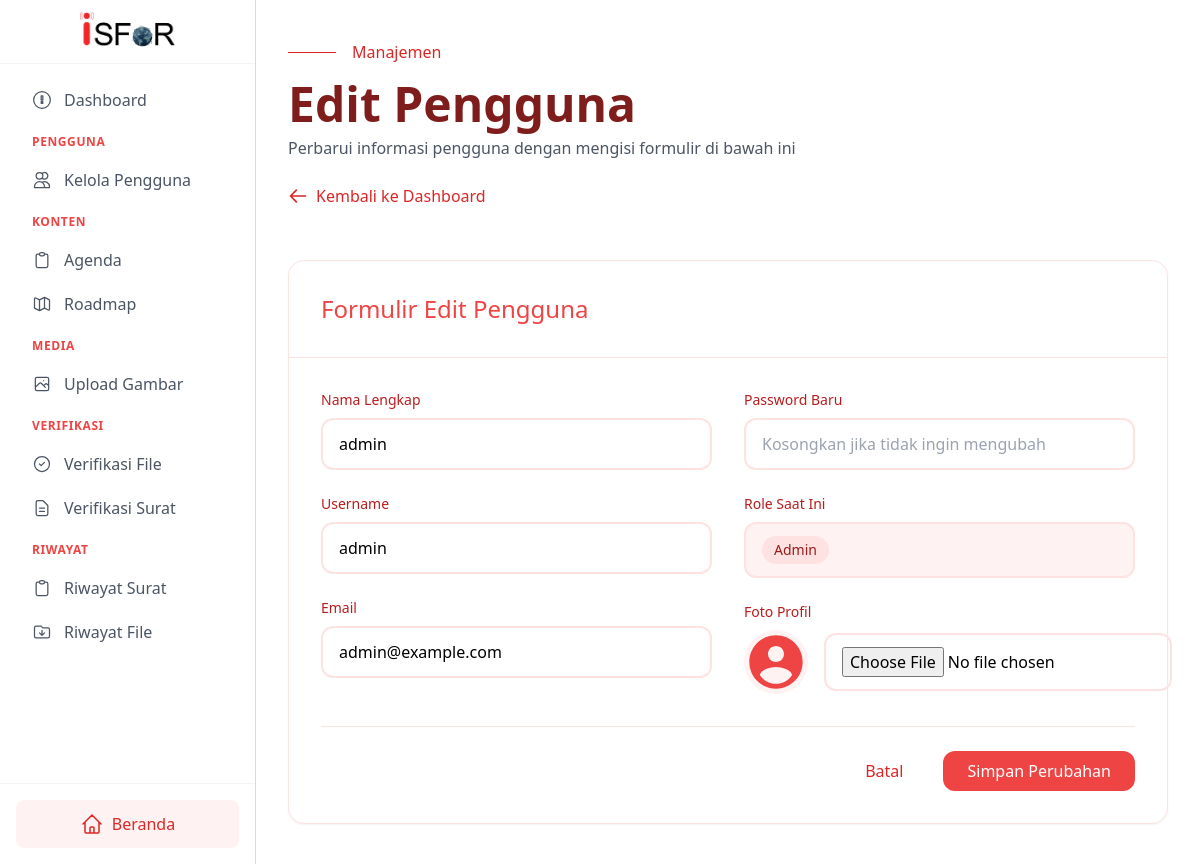
Screenshot of /php/public/User/editView/1 (signed in) with the database file from the repository.
### tables this page shows
CREATE TABLE `users` (
  `user_id` int NOT NULL,
  `name` varchar(100) NOT NULL,
  `username` varchar(50) NOT NULL,
  `email` varchar(100) NOT NULL,
  `profile_picture` varchar(255) DEFAULT NULL,
  `password` varchar(255) NOT NULL,
  `role_id` int NOT NULL
);

### php/app/core/Controller.php (called while the page is built, shortened)
<?php
class Controller{
    public function view($view, $data = []){
        require_once '../app/views/' . $view . '.php';
    }
    public function model($model){
        return new $model;
    }
}

### php/app/core/App.php (called while the page is built, shortened)
<?php
class App {
    protected $method = 'index';
    protected $params = [];
    public function __construct() {
        $url = $this->parseURL();
        if (isset($url[0])) {
            if (file_exists('../app/controllers/' . $url[0] . '.php')) {
                unset($url[0]);
            }
        }
        $this->controller = new $this->controller;
        if (isset($url[1])) {
            if (method_exists($this->controller, $url[1])) {
                $this->method = $url[1];
                unset($url[1]);
            }
        }
        if (!empty($url)) {
            $this->params = array_values($url);
        }
        call_user_func_array([$this->controller, $this->method], $this->params);
    }
    public function parseURL() {
        if (isset($_GET['url'])) {
            $url = rtrim($_GET['url'], '/');
            $url = filter_var($url, FILTER_SANITIZE_URL);
            $url = explode('/', $url);
            return $url;
        }
        return [];
    }
}

### php/public/index.php (called while the page is built, shortened)
<?php
$app = new App;

### php/app/core/Database.php (called while the page is built, shortened)
<?php
class Database
{
    private $host = DB_HOST;
    private $user = DB_USER;
    private $pass = DB_PASS;
    private $db_name = DB_NAME;
    private $dbh;
    private $stmt;
    public function __construct()
    {
        $dsn = "mysql:host={$this->host};dbname={$this->db_name};charset=utf8mb4";
        $options = [
            PDO::ATTR_ERRMODE => PDO::ERRMODE_EXCEPTION,
        ];
        try {
            $this->dbh = new PDO($dsn, $this->user, $this->pass, $options);
        } catch (PDOException $e) {
            die("Koneksi gagal: " . $e->getMessage());
        }
    }
    public function query($query)
    {
        $this->stmt = $this->dbh->prepare($query);
    }
    public function bind($param, $value, $type = null)
    {
        if (is_null($type)) {
            switch (true) {
                default:
                    $type = PDO::PARAM_STR;
            }
        }
        $this->stmt->bindValue($param, $value, $type);
    }
    public function execute()
    {
        $this->stmt->execute();
    }
    public function single()
    {
        $this->execute();
        return $this->stmt->fetch(PDO::FETCH_ASSOC);
    }
}

### php/app/models/UsersModel.php (called while the page is built, shortened)
<?php
class UsersModel
{
    private $db;
    public function __construct()
    {
        $this->db = new Database;
    }
    public function getUserById($id)
    {
        $query = "SELECT * FROM users WHERE user_id = :user_id";
        $this->db->query($query);
        $this->db->bind(':user_id', $id);
        return $this->db->single();
    }
}

### php/app/views/admin/editUser.php (the view, shortened to what this page needs)
<!DOCTYPE html>
<html lang="en" class="scroll-smooth">
<head>
    <link rel="stylesheet" href="<?= CSS; ?>/admin/edit-user.css">
    <link href="https://cdn.jsdelivr.net/npm/tailwindcss@2.2.19/dist/tailwind.min.css" rel="stylesheet">
</head>
<body class="bg-white">
<?php include_once '../app/views/assets/components/AdminDashboard/sidebar.php'; ?>
<div class="flex-1 min-h-screen ml-64">
    <main class="py-10 px-8">
        <div class="max-w-7xl mx-auto mb-12 form-element">
            <div class="flex items-center space-x-4 mb-4">
                <span class="h-px w-12 bg-red-600"></span>
                <span class="text-red-600 font-medium">Manajemen</span>
            </div>
            <h1 class="text-5xl font-bold text-red-900 mb-2">Edit Pengguna</h1>
            <p class="text-gray-600 mt-2 max-w-lg">Perbarui informasi pengguna dengan mengisi formulir di bawah ini</p>
            <a href="<?= BASEURL; ?>/dashboardAdmin"
               class="back-button mt-6 inline-flex items-center space-x-2 text-red-600 hover:text-red-700">
                <svg class="w-5 h-5" fill="none" stroke="currentColor" viewBox="0 0 24 24">
                    <path stroke-linecap="round" stroke-linejoin="round" stroke-width="2"
                          d="M10 19l-7-7m0 0l7-7m-7 7h18"/>
                </svg>
                <span>Kembali ke Dashboard</span>
            </a>
        </div>
        <div class="modern-card bg-white rounded-2xl shadow-sm max-w-4xl mx-auto border border-red-100">
            <div class="p-8 border-b border-red-100">
                <h2 class="text-2xl font-light text-red-500">Formulir Edit Pengguna</h2>
            </div>
            <form id="editUserForm" action="<?= BASEURL; ?>/User/edit" method="POST" class="p-8"
                  enctype="multipart/form-data">
                <div class="grid grid-cols-1 md:grid-cols-2 gap-8">
                    <div class="space-y-6">
                        <div class="form-element">
                            <label class="block text-sm font-medium text-red-700 mb-2">Nama Lengkap</label>
                            <input type="text" name="name" value="<?= $data['user']['name'] ?>" required
                                   class="input-modern w-full px-4 py-3 border-2 border-red-100 rounded-xl">
                        </div>
                        <div class="form-element">
                            <label class="block text-sm font-medium text-red-700 mb-2">Username</label>
                            <input type="text" name="username" value="<?= $data['user']['username'] ?>" required
                                   class="input-modern w-full px-4 py-3 border-2 border-red-100 rounded-xl">
                        </div>
                        <div class="form-element">
                            <label class="block text-sm font-medium text-red-700 mb-2">Email</label>
                            <input type="email" name="email" value="<?= $data['user']['email'] ?>" required
                                   class="input-modern w-full px-4 py-3 border-2 border-red-100 rounded-xl">
                        </div>
                    </div>
                    <div class="space-y-6">
                        <div class="form-element">
                            <label class="block text-sm font-medium text-red-700 mb-2">Password Baru</label>
                            <input type="password" name="password"
                                   class="input-modern w-full px-4 py-3 border-2 border-red-100 rounded-xl"
                                   placeholder="Kosongkan jika tidak ingin mengubah">
                        </div>
                        <div class="form-element">
                            <label class="block text-sm font-medium text-red-700 mb-2">Role Saat Ini</label>
                            <div class="px-4 py-3 bg-red-50 rounded-xl border-2 border-red-100">
                                    <span class="inline-flex items-center px-3 py-1 rounded-full text-sm font-medium
                                               <?= $data['user']['role_id'] == 1 ? 'bg-red-100 text-red-800' : 'bg-green-100 text-green-800' ?>">
                                        <?= $data['user']['role_id'] == 1 ? "Admin" : "User" ?>
                                    </span>
                            </div>
                        </div>
                        <div class="form-element">
                            <label class="block text-sm font-medium text-red-700 mb-2">Foto Profil</label>
                            <div class="flex items-center space-x-4">
                                <?php if (isset($data['user']['profile_picture']) && $data['user']['profile_picture'] != null): ?>
                                    <img src="<?= PHOTOPROFILE . $data['user']['profile_picture'] ?>"
                                         alt="Profile Picture"
                                         class="w-16 h-16 rounded-full object-cover border-2 border-red-100">
                                <?php else: ?>
                                    <div class="flex-shrink-0 h-16 w-16 rounded-full overflow-hidden bg-red-50">
                                    </div>
                                <?php endif; ?>
                                <input type="file" name="profile_picture"
                                       class="input-modern flex-1 px-4 py-3 border-2 border-red-100 rounded-xl"
                                       accept="image/*">
                            </div>
                        </div>
                    </div>
                </div>
                <div class="flex justify-end space-x-4 mt-8 pt-6 border-t border-red-100">
                    <button type="button" onclick="window.history.back()"
                            class="px-6 py-2 text-red-600 hover:text-red-700 transition-all duration-200">
                        Batal
                    </button>
                    <button type="submit"
                            class="px-6 py-2 bg-red-500 text-white rounded-xl hover:bg-red-600
                                       transform hover:-translate-y-1 transition-all duration-300
                                       active:scale-95">
                        Simpan Perubahan
                    </button>
                </div>
            </form>
        </div>
    </main>
</div>
</body>
</html>

### php/public/assets/css/admin/edit-user.css (style rules this page uses)
.form-element { opacity: 0; transform: translateY(20px); animation: formElementFade 0.5s cubic-bezier(0.34, 1.56, 0.64, 1) forwards; }
.form-element:nth-child(1) { animation-delay: 0.1s; }
.form-element:nth-child(2) { animation-delay: 0.2s; }
.form-element:nth-child(3) { animation-delay: 0.3s; }
.input-modern { transition: all 0.3s cubic-bezier(0.34, 1.56, 0.64, 1); }
.back-button { transition: all 0.3s cubic-bezier(0.34, 1.56, 0.64, 1); }
.modern-card { animation: cardEntrance 0.6s cubic-bezier(0.34, 1.56, 0.64, 1); }

### rows the page displays
users: name "admin", username "admin", email "admin@example.com"
